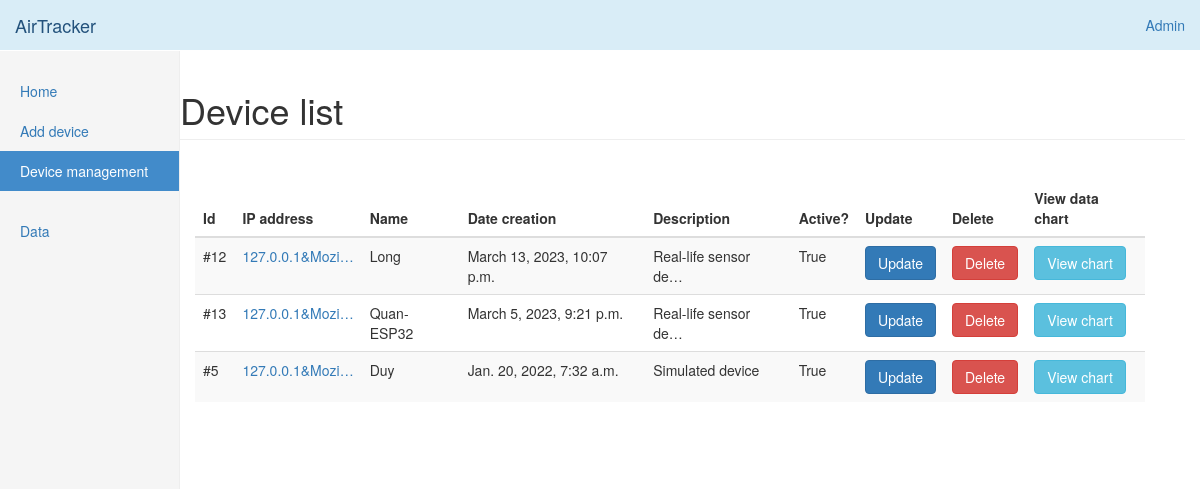
Page /en/device/list/ (signed in) on the committed database.
### devices/models.py (models this page shows, shortened)
class Device(models.Model):
    name = models.CharField(_('Name'), max_length=60, help_text=_('Enter the name of device'))
    field_1 = models.CharField(_('Speed rate (ms - default: 7000)'), max_length=20, null=True, blank=True)
    field_id_1 = models.CharField(_('Field ID 1'), max_length=30, null=True, blank=True)
    field_2 = models.CharField(_('Voltage'), max_length=20, null=True, blank=True)
    field_id_2 = models.CharField(_('Field ID 2'), max_length=30, null=True, blank=True)
    field_3 = models.CharField(_('Amperage'), max_length=20, null=True, blank=True)
    field_id_3 = models.CharField(_('Field ID 3'), max_length=30, null=True, blank=True)
    field_4 = models.CharField(_('Manufacture'), max_length=20, null=True, blank=True)
    field_id_4 = models.CharField(_('Field ID 4'), max_length=30, null=True, blank=True)
    field_5 = models.CharField(_('Company'), max_length=20, null=True, blank=True)
    field_id_5 = models.CharField(_('Field ID 5'), max_length=30, null=True, blank=True)
    field_6 = models.CharField(_('Country'), max_length=20, null=True, blank=True)
    field_id_6 = models.CharField(_('Field ID 6'), max_length=30, null=True, blank=True)
    field_7 = models.CharField(_('Color'), max_length=20, null=True, blank=True)
    field_id_7 = models.CharField(_('Field ID 7'), max_length=30, null=True, blank=True)
    field_8 = models.CharField(_('Accompany device'), max_length=20, null=True, blank=True)
    field_id_8 = models.CharField(_('Field ID 8'), max_length=30, null=True, blank=True)
    field_9 = models.CharField(_('Date creation'), max_length=20, null=True, blank=True)
    field_id_9 = models.CharField(_('Field ID 9'), max_length=30, null=True, blank=True)
    field_10 = models.CharField(_('Quality'), max_length=20, null=True, blank=True)
    field_id_10 = models.CharField(_('Field ID 10'), max_length=30, null=True, blank=True)
    api_key = models.CharField(_('Api key'), max_length=200)  # api key
    description = models.TextField(_('Description'), blank=True, max_length=255)
    enable = models.BooleanField(_('Enable'), default=True)
    remote_address = models.CharField(_('Ip adress'), max_length=255)
    pub_date = models.DateTimeField(_('Date'), auto_now=True)
    class Meta:
        ordering = ['-pub_date']

### devices/views.py (the view)
# urls.py: path('device/list/', devices.device_list, name='device_list'),
@login_required(login_url=LOGIN_URL)
def device_list(request):
    device_list = True
    list = Device.objects.all()
    return render(request, "back/device_list.html", locals())

### devices/templatetags/custom_tags.py (called while the page is built)
@register.simple_tag
def version():
    try:
        return time.strftime('%m%d%Y/%u', time.gmtime(os.path.getmtime('.git/')))
    except:
        return 0

@register.simple_tag
def website_name():
    return WEBSITE_NAME

### templates/back/device_list.html (shortened to what this page needs)
{% extends "back/base.html" %}
{% load static %}
{% load custom_tags %}
{% load i18n %}
{% block website_name %}{% trans 'Device list' %}
{% endblock %}
{% block content %}
<div class="col-xs-12 col-sm-12 placeholder">
    <div class="table-responsive">
        <table class="table table-striped">
            <thead>
            <tr>
                <th>{% trans 'Id' %}</th>
                <th>{% trans 'IP address' %}</th>
                <th>{% trans 'Name' %}</th>
                <th>{% trans 'Date creation' %}</th>
                <th>{% trans 'Description' %}</th>
                <th>{% trans 'Active?' %}</th>
                <th>{% trans 'Update' %}</th>
                <th>{% trans 'Delete' %}</th>
                <th>{% trans 'View data chart' %}</th>
            </tr>
            </thead>
            <tbody>
            {% for i in list %}
            <tr>
                <td>#{{ i.id }}</td>
                <td><a class="tooltip-viewport-bottom" title="{{ i.remote_address }}">{{ i.remote_address | truncatechars:15 }}</a></td>
                <td>{{ i.name }}</td>
                <td>{{ i.pub_date }}</td>
                <td>{{ i.description | truncatechars:20 }}</td>
                <td>{{ i.enable }}</td>
                <td><a class="btn btn-primary" href="{% url 'device_edit' i.id %}" role="button">{% trans 'Update' %}</a></td>
                <td><a class="btn btn-danger" href="{% url 'device_delete' i.id %}" role="button" onclick="return confirm('{% trans 'Are you sure to delete this device?' %}');">{% trans 'Delete' %}</a></td>
                <td><a class="btn btn-info" href="{% url 'data_chart' i.id %}" role="button">{% trans 'View chart' %}</a></td>
            </tr>
            {% endfor %}
            </tbody>
        </table>
    </div>
</div>
{% endblock %}

### templates/back/base.html (shortened to what this page needs)
{% load static %}
{% load custom_tags %}
{% load i18n %}
{% get_current_language as LANGUAGE_CODE %}
<!DOCTYPE html>
<html lang="{{ LANGUAGE_CODE }}">
<head>
    <link href="{% static 'back/dist/css/bootstrap.min.css' %}" rel="stylesheet">
    <link href="{% static 'back/assets/css/ie10-viewport-bug-workaround.css' %}" rel="stylesheet">
    <link href="{% static 'back/dashboard/dashboard.css' %}" rel="stylesheet">
    <link href="{% static 'back/dashboard/sticky-footer.css' %}" rel="stylesheet">
</head>
<body>
{% include 'back/navbar.html' %}
<div class="container-fluid">
    <div class="row">
        {% include 'back/sidebar.html' %}
        <div class="col-sm-12 col-sm-offset-0 col-md-12 col-md-offset-0" style="padding-left: 15%;">
            <h1 class="page-header">{% block website_name %}{% endblock %}</h1>
        </div>
        <div class="col-sm-12 col-sm-offset-0 col-md-12 col-md-offset-0 main" style="padding-left: 15%;">
            {% block content %}{% endblock %}
        </div>
    </div>
</div>
</body>
</html>

### templates/back/navbar.html (shortened to what this page needs)
{% load custom_tags %}
{% load i18n %}
{% load rest_framework %}
<nav class="navbar navbar-expand-lg navbar-fixed-top bg-info">
    <div class="container-fluid">
        <div class="navbar-header">
            <a class="navbar-brand" href="{% url 'index' %}">{% website_name %}</a>
        </div>
        <div id="navbar" class="navbar-collapse collapse">
            <ul class="nav navbar-nav navbar-right">
                <li><a href="/admin/">{% trans 'Admin' %}</a></li>
            </ul>
        </div>
    </div>
</nav>

### templates/back/sidebar.html
{% load i18n %}
<div class="col-sm-3 col-md-2 sidebar" style="width: 15%;">
    <ul class="nav nav-sidebar">
        <li class="{% if panel %}active{% endif %}"><a href="{% url 'index' %}">Home <span class="sr-only">(current)</span></a></li>
        <li class="{% if device_add %}active{% endif %}"><a href="{% url 'device_add' %}"> Add device <span class="sr-only">(current)</span></a></li>
        <li class="{% if device_list %}active{% endif %}"><a href="{% url 'device_list' %}"> Device management <span class="sr-only">(current)</span></a></li>
    </ul>
    <ul class="nav nav-sidebar">
        <li class="{% if datas %}active{% endif %}"><a href="{% url 'datas' %}">Data<span class="sr-only">(current)</span></a></li>
    </ul>
</div>

### templates/back/footer.html (shortened to what this page needs)
{% load static %}
{% load custom_tags %}
{% load i18n %}

### templates/back/js.html (shortened to what this page needs)
{% load static %}

### static/back/dashboard/dashboard.css (style rules this page uses)
body { padding-top: 50px; }
.navbar-fixed-top { border: 0; }
.sidebar { display: none; }
@media (min-width: 768px) { .sidebar { position: fixed; top: 51px; bottom: 0; left: 0; z-index: 1000; display: block; padding: 20px; overflow-x: hidden; overflow-y: auto; background-color: #f5f5f5; border-right: 1px solid #eee; } }
.nav-sidebar { margin-right: -21px; margin-bottom: 20px; margin-left: -20px; }
.nav-sidebar > li > a { padding-right: 20px; padding-left: 20px; }
.nav-sidebar > .active > a, .nav-sidebar > .active > a:hover, .nav-sidebar > .active > a:focus { color: #fff; background-color: #428bca; }
.main { padding: 20px; padding-left: 20%; }
@media (min-width: 768px) { .main { padding-right: 40px; padding-left: 20%; } }
.placeholder { margin-bottom: 20px; }

### static/back/dashboard/sticky-footer.css (style rules this page uses)
html { position: relative; min-height: 100%; }
body { margin-bottom: 60px; }

### rows in the picture
Device: id "12", remote_address "127.0.0.1&Mozi…", name "Long", pub_date "March 13, 2023, 10:07 p.m.", description "Real-life sensor de…", enable "True"
Device: id "13", remote_address "127.0.0.1&Mozi…", name "Quan-ESP32", pub_date "March 5, 2023, 9:21 p.m.", description "Real-life sensor de…", enable "True"
Device: id "5", remote_address "127.0.0.1&Mozi…", name "Duy", pub_date "Jan. 20, 2022, 7:32 a.m.", description "Simulated device", enable "True"
